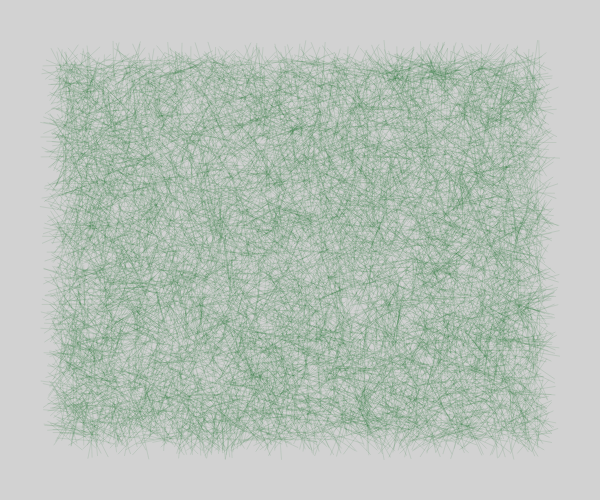
Frame 1 (no input)
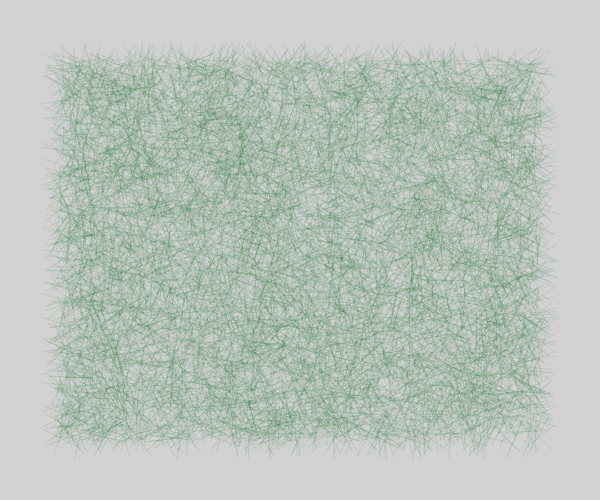
Frame 2 (the mouse pressed at the canvas centre, redrawn once)

The p5.js sketch that drew these frames (run headless with seeded random() and noise() and a simulated clock; the mouse was pressed at the canvas centre and the sketch redrawn once):

// p5.js sketch
// ── sketch.js
//random t no funciona, la idea era que cada que entrara fuera con alguno de esos tresc colores pero solo me toma uno
let m = 60;

let g = (255, 204, 0);
let b = (50, 55, 100)
let r = (255, 50, 20);
t = [g, b, r];

function setup() {
  createCanvas(600, 500);
  strokeWeight(0.1);
  stroke(t);
  noLoop();
  p = random(t);

}

function draw() {

  background(210);

  for (i = 0; i < 10000; i++) {

    push();
    let X = random(m, width - m);
    let Y = random(m, height - m);

    translate(X, Y);
    rotate(random(TWO_PI));
    line(-20, 0, 20, 0);
    pop();
  }
}
